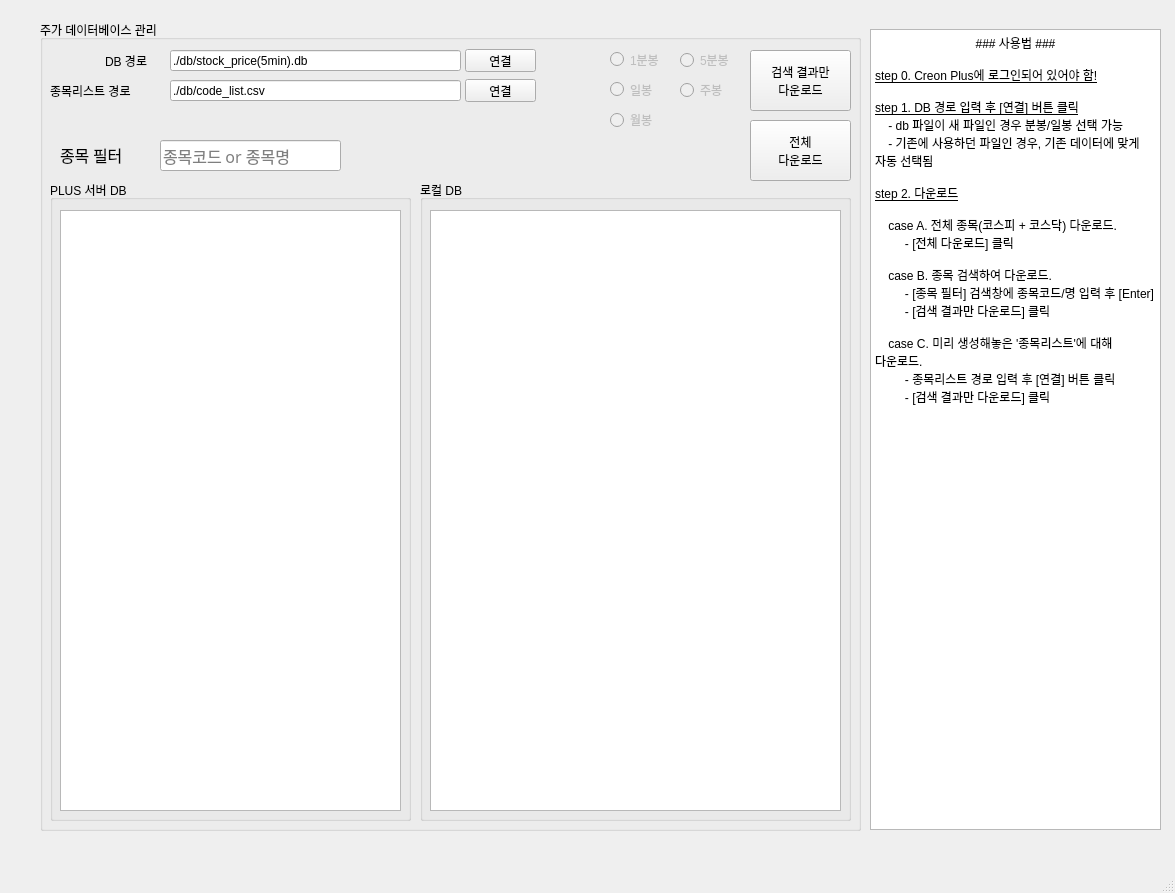
<?xml version="1.0" encoding="UTF-8"?>
<ui version="4.0">
 <class>MainWindow</class>
 <widget class="QMainWindow" name="MainWindow">
  <property name="enabled">
   <bool>true</bool>
  </property>
  <property name="geometry">
   <rect>
    <x>0</x>
    <y>0</y>
    <width>1175</width>
    <height>893</height>
   </rect>
  </property>
  <property name="mouseTracking">
   <bool>false</bool>
  </property>
  <property name="windowTitle">
   <string>Creon_datareader v1.1</string>
  </property>
  <widget class="QWidget" name="centralwidget">
   <widget class="QGroupBox" name="groupBox_4">
    <property name="geometry">
     <rect>
      <x>40</x>
      <y>20</y>
      <width>821</width>
      <height>811</height>
     </rect>
    </property>
    <property name="title">
     <string>주가 데이터베이스 관리</string>
    </property>
    <property name="flat">
     <bool>false</bool>
    </property>
    <widget class="QGroupBox" name="groupBox_2">
     <property name="geometry">
      <rect>
       <x>10</x>
       <y>160</y>
       <width>361</width>
       <height>641</height>
      </rect>
     </property>
     <property name="title">
      <string>PLUS 서버 DB</string>
     </property>
     <widget class="QTableView" name="tableView">
      <property name="geometry">
       <rect>
        <x>10</x>
        <y>30</y>
        <width>341</width>
        <height>601</height>
       </rect>
      </property>
     </widget>
    </widget>
    <widget class="QGroupBox" name="groupBox_3">
     <property name="geometry">
      <rect>
       <x>380</x>
       <y>160</y>
       <width>431</width>
       <height>641</height>
      </rect>
     </property>
     <property name="title">
      <string>로컬 DB</string>
     </property>
     <widget class="QTableView" name="tableView_2">
      <property name="geometry">
       <rect>
        <x>10</x>
        <y>30</y>
        <width>411</width>
        <height>601</height>
       </rect>
      </property>
     </widget>
    </widget>
    <widget class="QPushButton" name="pushButton_4">
     <property name="enabled">
      <bool>true</bool>
     </property>
     <property name="geometry">
      <rect>
       <x>710</x>
       <y>100</y>
       <width>101</width>
       <height>61</height>
      </rect>
     </property>
     <property name="text">
      <string>전체
다운로드</string>
     </property>
    </widget>
    <widget class="QPushButton" name="pushButton_3">
     <property name="enabled">
      <bool>true</bool>
     </property>
     <property name="geometry">
      <rect>
       <x>710</x>
       <y>30</y>
       <width>101</width>
       <height>61</height>
      </rect>
     </property>
     <property name="mouseTracking">
      <bool>true</bool>
     </property>
     <property name="acceptDrops">
      <bool>false</bool>
     </property>
     <property name="layoutDirection">
      <enum>Qt::LeftToRight</enum>
     </property>
     <property name="text">
      <string>검색 결과만
다운로드</string>
     </property>
     <property name="checkable">
      <bool>false</bool>
     </property>
     <property name="autoRepeat">
      <bool>false</bool>
     </property>
     <property name="autoExclusive">
      <bool>false</bool>
     </property>
     <property name="autoDefault">
      <bool>false</bool>
     </property>
     <property name="default">
      <bool>false</bool>
     </property>
     <property name="flat">
      <bool>false</bool>
     </property>
    </widget>
    <widget class="QLabel" name="label_9">
     <property name="geometry">
      <rect>
       <x>65</x>
       <y>30</y>
       <width>61</width>
       <height>21</height>
      </rect>
     </property>
     <property name="text">
      <string>DB 경로</string>
     </property>
    </widget>
    <widget class="QLineEdit" name="lineEdit_4">
     <property name="geometry">
      <rect>
       <x>130</x>
       <y>30</y>
       <width>291</width>
       <height>21</height>
      </rect>
     </property>
     <property name="text">
      <string>./db/stock_price(5min).db</string>
     </property>
    </widget>
    <widget class="QLineEdit" name="lineEdit_5">
     <property name="geometry">
      <rect>
       <x>120</x>
       <y>120</y>
       <width>181</width>
       <height>31</height>
      </rect>
     </property>
     <property name="font">
      <font>
       <family>굴림</family>
       <pointsize>12</pointsize>
       <weight>50</weight>
       <bold>false</bold>
      </font>
     </property>
     <property name="text">
      <string/>
     </property>
     <property name="placeholderText">
      <string>종목코드 or 종목명</string>
     </property>
    </widget>
    <widget class="QLabel" name="label_12">
     <property name="geometry">
      <rect>
       <x>20</x>
       <y>124</y>
       <width>91</width>
       <height>21</height>
      </rect>
     </property>
     <property name="font">
      <font>
       <family>굴림</family>
       <pointsize>12</pointsize>
      </font>
     </property>
     <property name="text">
      <string>종목 필터</string>
     </property>
    </widget>
    <widget class="QRadioButton" name="radioButton">
     <property name="enabled">
      <bool>false</bool>
     </property>
     <property name="geometry">
      <rect>
       <x>570</x>
       <y>30</y>
       <width>61</width>
       <height>19</height>
      </rect>
     </property>
     <property name="text">
      <string>1분봉</string>
     </property>
     <property name="checked">
      <bool>false</bool>
     </property>
    </widget>
    <widget class="QRadioButton" name="radioButton_2">
     <property name="enabled">
      <bool>false</bool>
     </property>
     <property name="geometry">
      <rect>
       <x>570</x>
       <y>60</y>
       <width>61</width>
       <height>19</height>
      </rect>
     </property>
     <property name="text">
      <string>일봉</string>
     </property>
    </widget>
    <widget class="QPushButton" name="pushButton_2">
     <property name="geometry">
      <rect>
       <x>425</x>
       <y>29</y>
       <width>71</width>
       <height>23</height>
      </rect>
     </property>
     <property name="text">
      <string>연결</string>
     </property>
    </widget>
    <widget class="QRadioButton" name="radioButton_3">
     <property name="enabled">
      <bool>false</bool>
     </property>
     <property name="geometry">
      <rect>
       <x>640</x>
       <y>30</y>
       <width>61</width>
       <height>20</height>
      </rect>
     </property>
     <property name="text">
      <string>5분봉</string>
     </property>
     <property name="checked">
      <bool>false</bool>
     </property>
    </widget>
    <widget class="QRadioButton" name="radioButton_4">
     <property name="enabled">
      <bool>false</bool>
     </property>
     <property name="geometry">
      <rect>
       <x>640</x>
       <y>60</y>
       <width>61</width>
       <height>20</height>
      </rect>
     </property>
     <property name="text">
      <string>주봉</string>
     </property>
     <property name="checked">
      <bool>false</bool>
     </property>
    </widget>
    <widget class="QRadioButton" name="radioButton_5">
     <property name="enabled">
      <bool>false</bool>
     </property>
     <property name="geometry">
      <rect>
       <x>570</x>
       <y>90</y>
       <width>61</width>
       <height>20</height>
      </rect>
     </property>
     <property name="text">
      <string>월봉</string>
     </property>
     <property name="checked">
      <bool>false</bool>
     </property>
    </widget>
    <widget class="QLabel" name="label_10">
     <property name="geometry">
      <rect>
       <x>10</x>
       <y>60</y>
       <width>111</width>
       <height>21</height>
      </rect>
     </property>
     <property name="text">
      <string>종목리스트 경로</string>
     </property>
    </widget>
    <widget class="QLineEdit" name="lineEdit_8">
     <property name="geometry">
      <rect>
       <x>130</x>
       <y>60</y>
       <width>291</width>
       <height>21</height>
      </rect>
     </property>
     <property name="text">
      <string>./db/code_list.csv</string>
     </property>
    </widget>
    <widget class="QPushButton" name="pushButton_8">
     <property name="geometry">
      <rect>
       <x>425</x>
       <y>59</y>
       <width>71</width>
       <height>23</height>
      </rect>
     </property>
     <property name="text">
      <string>연결</string>
     </property>
    </widget>
   </widget>
   <widget class="QTextBrowser" name="textBrowser">
    <property name="geometry">
     <rect>
      <x>870</x>
      <y>29</y>
      <width>291</width>
      <height>801</height>
     </rect>
    </property>
    <property name="html">
     <string>&lt;!DOCTYPE HTML PUBLIC &quot;-//W3C//DTD HTML 4.0//EN&quot; &quot;http://www.w3.org/TR/REC-html40/strict.dtd&quot;&gt;
&lt;html&gt;&lt;head&gt;&lt;meta name=&quot;qrichtext&quot; content=&quot;1&quot; /&gt;&lt;style type=&quot;text/css&quot;&gt;
p, li { white-space: pre-wrap; }
&lt;/style&gt;&lt;/head&gt;&lt;body style=&quot; font-family:'Gulim'; font-size:9pt; font-weight:400; font-style:normal;&quot;&gt;
&lt;p align=&quot;center&quot; style=&quot; margin-top:0px; margin-bottom:0px; margin-left:0px; margin-right:0px; -qt-block-indent:0; text-indent:0px;&quot;&gt;### 사용법 ###&lt;/p&gt;
&lt;p style=&quot;-qt-paragraph-type:empty; margin-top:0px; margin-bottom:0px; margin-left:0px; margin-right:0px; -qt-block-indent:0; text-indent:0px;&quot;&gt;&lt;br /&gt;&lt;/p&gt;
&lt;p style=&quot; margin-top:0px; margin-bottom:0px; margin-left:0px; margin-right:0px; -qt-block-indent:0; text-indent:0px;&quot;&gt;&lt;span style=&quot; text-decoration: underline;&quot;&gt;step 0. Creon Plus에 로그인되어 있어야 함!&lt;/span&gt;&lt;/p&gt;
&lt;p style=&quot;-qt-paragraph-type:empty; margin-top:0px; margin-bottom:0px; margin-left:0px; margin-right:0px; -qt-block-indent:0; text-indent:0px; text-decoration: underline;&quot;&gt;&lt;br /&gt;&lt;/p&gt;
&lt;p style=&quot; margin-top:0px; margin-bottom:0px; margin-left:0px; margin-right:0px; -qt-block-indent:0; text-indent:0px;&quot;&gt;&lt;span style=&quot; text-decoration: underline;&quot;&gt;step 1. DB 경로 입력 후 [연결] 버튼 클릭&lt;/span&gt;&lt;/p&gt;
&lt;p style=&quot; margin-top:0px; margin-bottom:0px; margin-left:0px; margin-right:0px; -qt-block-indent:0; text-indent:0px;&quot;&gt;    - db 파일이 새 파일인 경우 분봉/일봉 선택 가능&lt;/p&gt;
&lt;p style=&quot; margin-top:0px; margin-bottom:0px; margin-left:0px; margin-right:0px; -qt-block-indent:0; text-indent:0px;&quot;&gt;    - 기존에 사용하던 파일인 경우, 기존 데이터에 맞게 자동 선택됨&lt;/p&gt;
&lt;p style=&quot;-qt-paragraph-type:empty; margin-top:0px; margin-bottom:0px; margin-left:0px; margin-right:0px; -qt-block-indent:0; text-indent:0px;&quot;&gt;&lt;br /&gt;&lt;/p&gt;
&lt;p style=&quot; margin-top:0px; margin-bottom:0px; margin-left:0px; margin-right:0px; -qt-block-indent:0; text-indent:0px;&quot;&gt;&lt;span style=&quot; text-decoration: underline;&quot;&gt;step 2. 다운로드&lt;/span&gt;&lt;/p&gt;
&lt;p style=&quot;-qt-paragraph-type:empty; margin-top:0px; margin-bottom:0px; margin-left:0px; margin-right:0px; -qt-block-indent:0; text-indent:0px; text-decoration: underline;&quot;&gt;&lt;br /&gt;&lt;/p&gt;
&lt;p style=&quot; margin-top:0px; margin-bottom:0px; margin-left:0px; margin-right:0px; -qt-block-indent:0; text-indent:0px;&quot;&gt;    case A. 전체 종목(코스피 + 코스닥) 다운로드.&lt;/p&gt;
&lt;p style=&quot; margin-top:0px; margin-bottom:0px; margin-left:0px; margin-right:0px; -qt-block-indent:0; text-indent:0px;&quot;&gt;         - [전체 다운로드] 클릭&lt;/p&gt;
&lt;p style=&quot;-qt-paragraph-type:empty; margin-top:0px; margin-bottom:0px; margin-left:0px; margin-right:0px; -qt-block-indent:0; text-indent:0px;&quot;&gt;&lt;br /&gt;&lt;/p&gt;
&lt;p style=&quot; margin-top:0px; margin-bottom:0px; margin-left:0px; margin-right:0px; -qt-block-indent:0; text-indent:0px;&quot;&gt;    case B. 종목 검색하여 다운로드.&lt;/p&gt;
&lt;p style=&quot; margin-top:0px; margin-bottom:0px; margin-left:0px; margin-right:0px; -qt-block-indent:0; text-indent:0px;&quot;&gt;         - [종목 필터] 검색창에 종목코드/명 입력 후 [Enter]&lt;/p&gt;
&lt;p style=&quot; margin-top:0px; margin-bottom:0px; margin-left:0px; margin-right:0px; -qt-block-indent:0; text-indent:0px;&quot;&gt;         - [검색 결과만 다운로드] 클릭&lt;/p&gt;
&lt;p style=&quot;-qt-paragraph-type:empty; margin-top:0px; margin-bottom:0px; margin-left:0px; margin-right:0px; -qt-block-indent:0; text-indent:0px;&quot;&gt;&lt;br /&gt;&lt;/p&gt;
&lt;p style=&quot; margin-top:0px; margin-bottom:0px; margin-left:0px; margin-right:0px; -qt-block-indent:0; text-indent:0px;&quot;&gt;    case C. 미리 생성해놓은 '종목리스트'에 대해 다운로드.&lt;/p&gt;
&lt;p style=&quot; margin-top:0px; margin-bottom:0px; margin-left:0px; margin-right:0px; -qt-block-indent:0; text-indent:0px;&quot;&gt;         - 종목리스트 경로 입력 후 [연결] 버튼 클릭&lt;/p&gt;
&lt;p style=&quot; margin-top:0px; margin-bottom:0px; margin-left:0px; margin-right:0px; -qt-block-indent:0; text-indent:0px;&quot;&gt;         - [검색 결과만 다운로드] 클릭&lt;/p&gt;
&lt;p style=&quot;-qt-paragraph-type:empty; margin-top:0px; margin-bottom:0px; margin-left:0px; margin-right:0px; -qt-block-indent:0; text-indent:0px;&quot;&gt;&lt;br /&gt;&lt;/p&gt;&lt;/body&gt;&lt;/html&gt;</string>
    </property>
   </widget>
  </widget>
  <widget class="QMenuBar" name="menubar">
   <property name="geometry">
    <rect>
     <x>0</x>
     <y>0</y>
     <width>1175</width>
     <height>26</height>
    </rect>
   </property>
  </widget>
  <widget class="QStatusBar" name="statusbar"/>
 </widget>
 <resources/>
 <connections/>
</ui>
